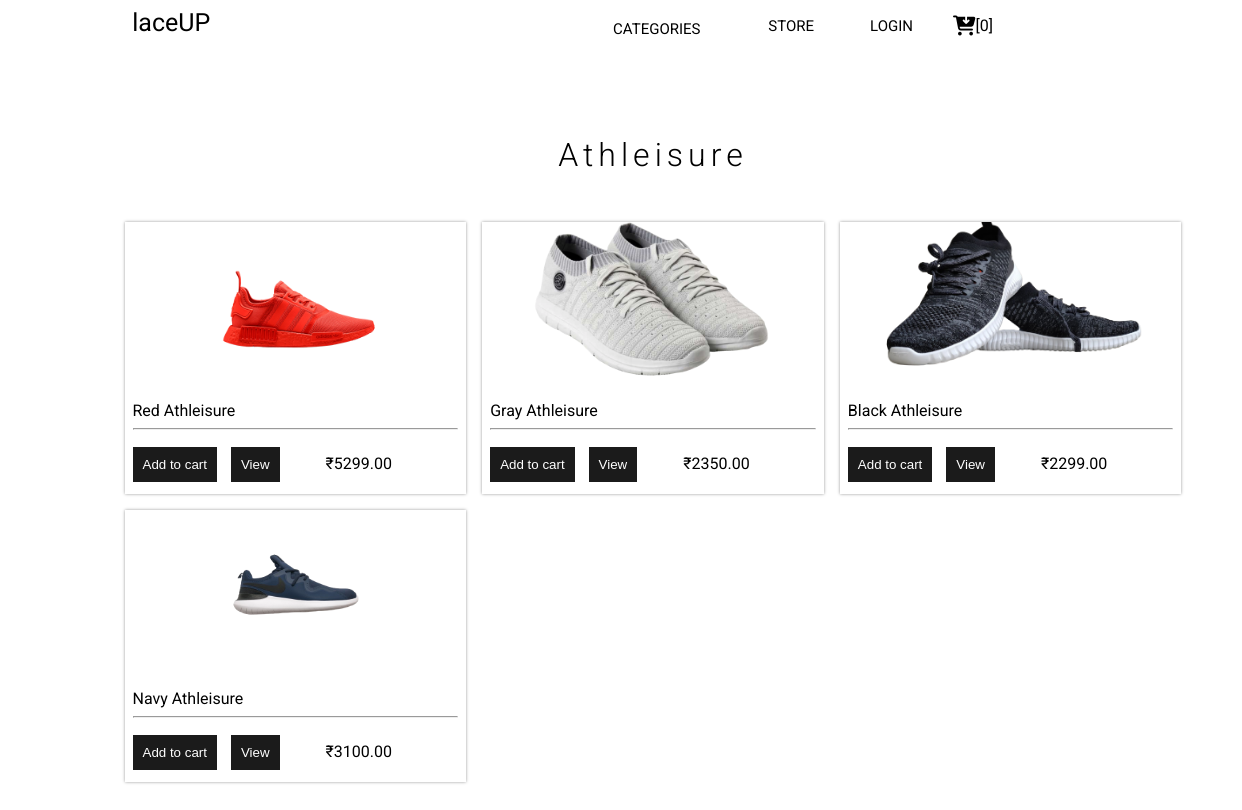
Page /category/1/ on the committed database.
### store/models.py (models this page shows, shortened)
class Category(models.Model):
    title = models.CharField(max_length=100, null=True, blank=True)
    class Meta:
        verbose_name_plural = "Categories"

class Product(models.Model):
    category = models.ForeignKey(
        Category, null=True, blank=True, on_delete=models.SET_NULL
    )
    name = models.CharField(max_length=200, null=True)
    date_added = models.DateTimeField(auto_now_add=False, null=True)
    price = models.DecimalField(max_digits=7, decimal_places=2)
    digital = models.BooleanField(default=False, null=True)
    image = models.ImageField(default="placeholder.png", upload_to="product_images")
    class Meta:
        ordering = ["-date_added"]

### store/views.py (the view)
# urls.py: path("category/<int:pk>/", views.ProductByCategory, name="product_by_category"),
def ProductByCategory(request, pk):
    category = get_object_or_404(Category, pk=pk)
    products = category.product_set.all()
    if request.user.is_authenticated:
        customer = request.user.customer
        order, created = Order.objects.get_or_create(customer=customer, complete=False)
        items = order.orderitem_set.all()
        cart_item_count = order.total_cart_items
    else:
        items = []
        order = {"total_cart_items": 0, "total_cart_price": 0}
        cart_item_count = order["total_cart_items"]
    context = {
        "products": products,
        "category": category,
        "cart_item_count": cart_item_count,
        "categories": Category.objects.all(),
    }
    return render(request, "store/product_by_category.html", context)

### templates/store/product_by_category.html (shortened to what this page needs)
{% extends "base.html" %}
{% load static %}
{% block content %}
<div class="product-by-category">
    <div class="products-page-title">
        <h1>{{category.title}}</h1>
    </div>
    <div id="product-wrapper">
        {% for product in products %}
        <div class="product-card" data-aos="fade-right" data-aos-offset="300" data-aos-duration="1000">
            <div class="product-card-img">
                <img src="{{product.image.url}}">
            </div>
            <div class="product-card-info">
                <p class="product-name">{{product.name}}</p>
                <hr>
                <button data-product="{{product.id}}" data-action="add" class="product-info-btn add-to-cart">Add to
                    cart</button>
                <button class="product-info-btn view-btn"><a
                        href="{% url 'product_detail' product.id %}">View</a></button>
                <p class="price">&#x20b9;{{product.price}}</p>
            </div>
        </div>
        {% endfor %}
    </div>
    {% endblock %}

### static/css/main.css (style rules this page uses)
*, *::before, *::after { box-sizing: border-box; }
html, body { scroll-behavior: smooth; margin: 0; padding: 0; height: 100%; width: 100%; font-family: 'Roboto', sans-serif; }
body { background-color: white; overflow-x: hidden; }
.products-page-title { width: 100%; margin-top: 1rem; }
.products-page-title h1 { margin-top: 2rem; text-align: center; font-weight: 300; letter-spacing: 5px; }
#product-wrapper { width: 90%; margin: auto; height: 100vh; padding: 1rem; display: grid; grid-template-columns: repeat(3, 1fr); grid-gap: 1rem; grid-auto-rows: 17rem; }
.product-card { background-color: white; display: flex; flex-direction: column; box-shadow: 0 0 3px 0 rgba(0,0,0,0.4); }
.product-card-img { display: flex; flex-direction: column; justify-content: center; align-items: center; width: 100%; height: 60%; }
.product-card-img img { max-width: 100%; max-height: 100%; }
.product-card-info { padding: .5rem; }
.product-name { margin: 8px 0px; }
.product-info-btn { display: inline-block; padding: 10px; margin-right: 10px; background-color: #1B1B1B; outline: none; border: none; cursor: pointer; color: white; }
.view-btn a { text-decoration: none; color: white; }
.price { display: inline-block; margin-left: 2rem; }
.product-by-category { width: 100%; height: 100vh; padding: 1rem; margin: 2rem; }
.product-by-category h1 { margin: 2rem; }
.product-detail-info h1, h2, h4, button, p { margin-bottom: 1.5rem; }

### rows in the picture
Category: title "Athleisure"
Product: image (picture), name "Red Athleisure", price "5299.00"
Product: image (picture), name "Gray Athleisure", price "2350.00"
Product: image (picture), name "Black Athleisure", price "2299.00"
Product: image (picture), name "Navy Athleisure", price "3100.00"

### other values in the picture
{{ cart_item_count }} "0"
